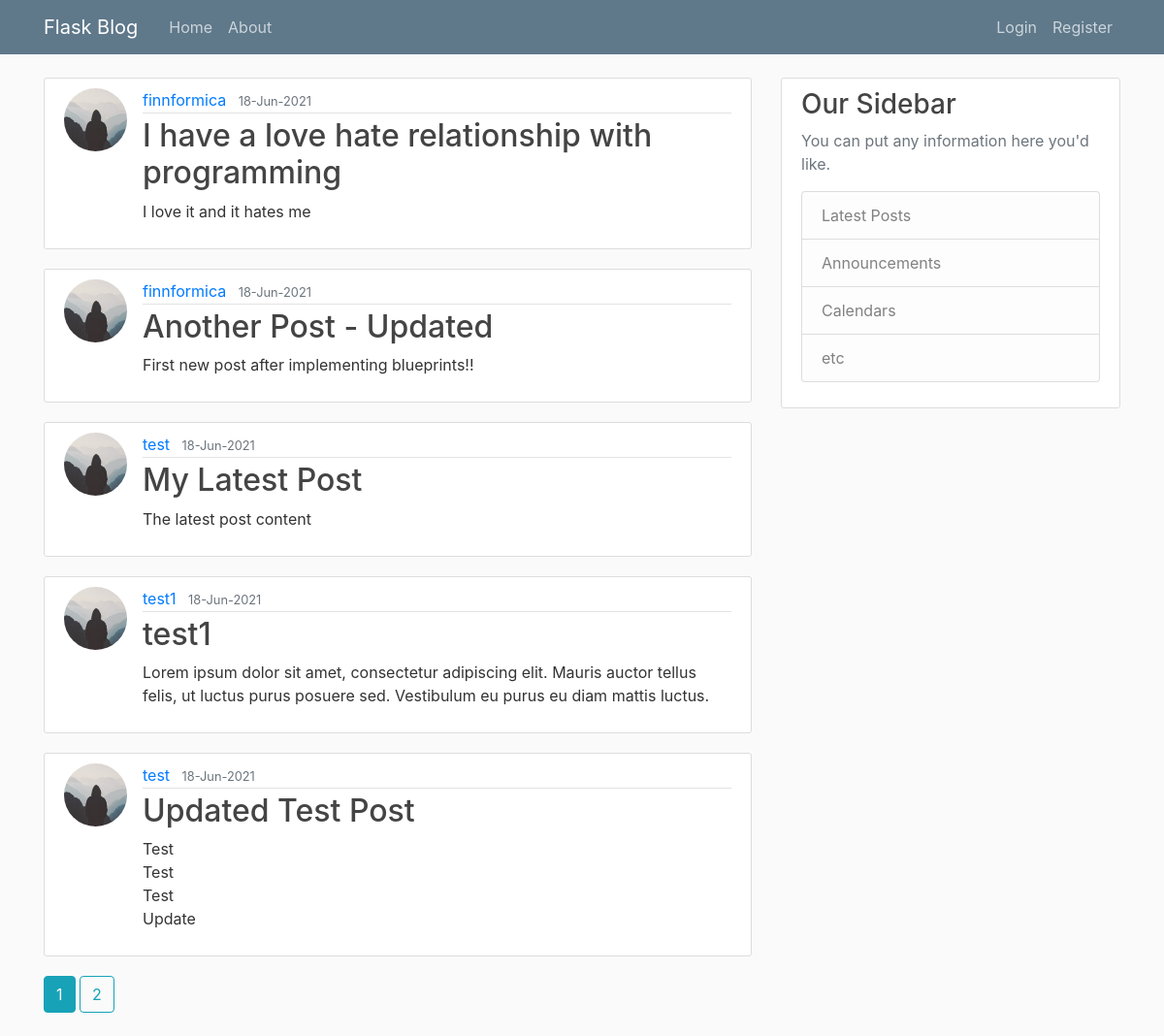
Page /home on the earlier database version.
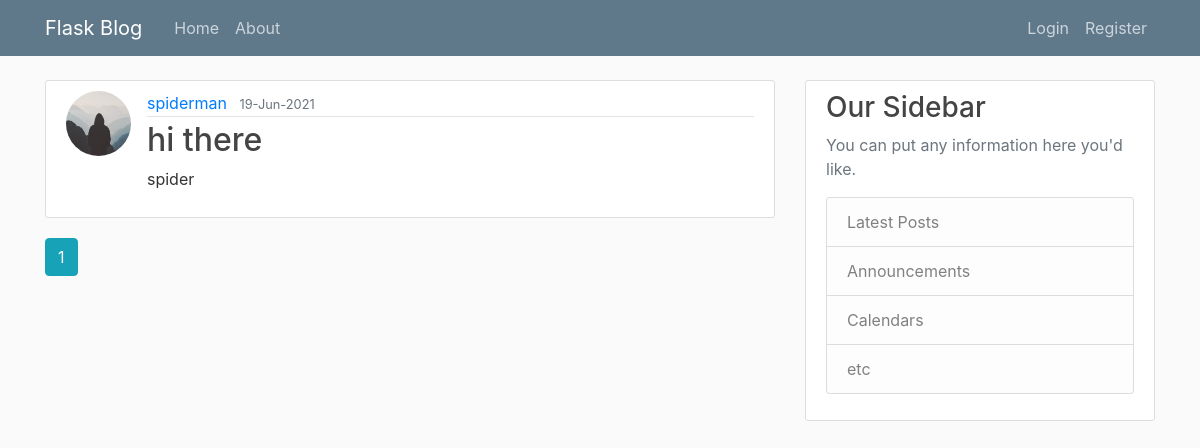
Same page on the later database version.
### flaskblog/models.py (models this page shows, shortened)
class Post(db.Model):
    id = db.Column(db.Integer, primary_key=True)
    title = db.Column(db.String(100), nullable=False)
    date_posted = db.Column(db.DateTime, nullable=False, default=datetime.utcnow)
    content = db.Column(db.Text, nullable=False)
    user_id = db.Column(db.Integer, db.ForeignKey('user.id'), nullable=False)

class User(db.Model, UserMixin):
    id = db.Column(db.Integer, primary_key=True)
    username = db.Column(db.String(20), unique=True, nullable=False)
    email = db.Column(db.String(120), unique=True, nullable=False)
    image_file = db.Column(db.String(20), nullable=False, default='default.jpg')
    password = db.Column(db.String(60), nullable=False)
    posts = db.relationship('Post', backref='author', lazy=True)

### flaskblog/main/routes.py (the view)
@main.route("/")
@main.route("/home")
def home():
    page = request.args.get('page', 1, type=int)
    posts = Post.query.order_by(Post.date_posted.desc()).paginate(page=page, per_page=5)
    return render_template('home.html', posts=posts)

### flaskblog/templates/home.html
{% extends "layout.html" %}
{% block content %}
  {% for post in posts.items %}
      <article class="media content-section">
        <img class="rounded-circle article-img" src="{{ url_for('static', filename='profile_pics/' + post.author.image_file) }}" alt="">
        <div class="media-body">
          <div class="article-metadata">
            <a class="mr-2" href="{{ url_for('users.user_posts', username=post.author.username) }}">{{ post.author.username }}</a>
            <small class="text-muted">{{ post.date_posted.strftime('%d-%b-%Y') }}</small>
          </div>
          <h2><a class="article-title" href="{{ url_for('posts.post', post_id=post.id) }}">{{ post.title }}</a></h2>
          <p class="article-content">{{ post.content }}</p>
        </div>
      </article>
  {% endfor %}
  {% for page_num in posts.iter_pages(left_edge=1, right_edge=1, left_current=1, right_current=2) %}
    {% if page_num %}
      {% if posts.page == page_num %}
        <a class="btn btn-info mb-4" href="{{ url_for('main.home', page=page_num) }}">{{ page_num }}</a>
      {% else %}
        <a class="btn btn-outline-info mb-4" href="{{ url_for('main.home', page=page_num) }}">{{ page_num }}</a>
      {% endif %}
    {% else %}
    ...
    {% endif %}
  {% endfor %}
{% endblock content %}

### flaskblog/templates/layout.html (shortened to what this page needs)
<!DOCTYPE html>
<html lang="en" dir="ltr">
  <head>
    <link rel="stylesheet" href="https://maxcdn.bootstrapcdn.com/bootstrap/4.0.0/css/bootstrap.min.css">
    <link rel="stylesheet" type="text/css" href="{{ url_for('static', filename='main.css') }}">
  </head>
  <body>
    <header class="site-header">
      <nav class="navbar navbar-expand-md navbar-dark bg-steel fixed-top">
        <div class="container">
          <a class="navbar-brand mr-4" href="{{ url_for('main.home') }}">Flask Blog</a>
          <div class="collapse navbar-collapse" id="navbarToggle">
            <div class="navbar-nav mr-auto">
              <a class="nav-item nav-link" href="{{ url_for('main.home') }}">Home</a>
              <a class="nav-item nav-link" href="{{ url_for('main.about') }}">About</a>
            </div>
            <div class="navbar-nav">
              {% if current_user.is_authenticated %}
                <a class="nav-item nav-link" href="{{ url_for('posts.new_post') }}">New Post</a>
                <a class="nav-item nav-link" href="{{ url_for('users.account') }}">Account</a>
                <a class="nav-item nav-link" href="{{ url_for('users.logout') }}">Logout</a>
              {% else %}
                <a class="nav-item nav-link" href="{{ url_for('users.login') }}">Login</a>
                <a class="nav-item nav-link" href="{{ url_for('users.register') }}">Register</a>
              {% endif %}
            </div>
          </div>
        </div>
      </nav>
    </header>
    <main role="main" class="container">
      <div class="row">
        <div class="col-md-8">
          {% block content %}{% endblock %}
        </div>
        <div class="col-md-4">
          <div class="content-section">
            <h3>Our Sidebar</h3>
            <p class='text-muted'>You can put any information here you'd like.
              <ul class="list-group">
                <li class="list-group-item list-group-item-light">Latest Posts</li>
                <li class="list-group-item list-group-item-light">Announcements</li>
                <li class="list-group-item list-group-item-light">Calendars</li>
                <li class="list-group-item list-group-item-light">etc</li>
              </ul>
            </p>
          </div>
        </div>
      </div>
    </main>
  </body>
</html>

### flaskblog/static/main.css (style rules this page uses)
body { background: #fafafa; color: #333333; margin-top: 5rem; }
h1, h2, h3, h4, h5, h6 { color: #444444; }
.bg-steel { background-color: #5f788a; }
.site-header .navbar-nav .nav-link { color: #cbd5db; }
.content-section { background: #ffffff; padding: 10px 20px; border: 1px solid #dddddd; border-radius: 3px; margin-bottom: 20px; }
.article-title { color: #444444; }
.article-content { white-space: pre-line; }
.article-img { height: 65px; width: 65px; margin-right: 16px; }
.article-metadata { padding-bottom: 1px; margin-bottom: 4px; border-bottom: 1px solid #e3e3e3 }

Differences in the rows shown:
removed Post: image_file (placeholder picture), author.username "finnformica", date_posted "18-Jun-2021", title "I have a love hate relationship with programming", content "I love it and it hates me"
removed Post: image_file (placeholder picture), author.username "finnformica", date_posted "18-Jun-2021", title "Another Post - Updated", content "First new post after implementing blueprints!!"
removed Post: image_file (placeholder picture), author.username "test", date_posted "18-Jun-2021", title "My Latest Post", content "The latest post content"
removed Post: image_file (placeholder picture), author.username "test1", date_posted "18-Jun-2021", title "test1", content "Lorem ipsum dolor sit amet, consectetur adipiscing elit. Mauris auctor tellus felis, ut luctus purus posuere sed. Vestibulum eu purus eu diam mattis luctus."
removed Post: image_file (placeholder picture), author.username "test", date_posted "18-Jun-2021", title "Updated Test Post", content "Test Test Test Update"
now on this page (row edited): Post: image_file (placeholder picture), author.username "spiderman", date_posted "19-Jun-2021", title "hi there", content "spider"
Other differences:
list line gone: "2"
